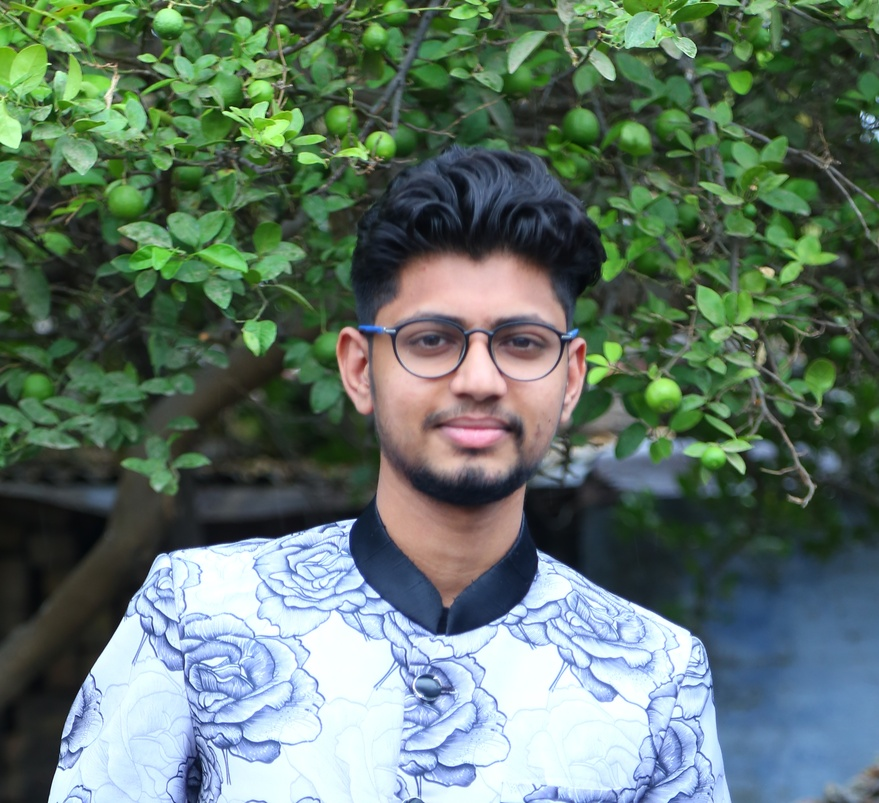
#> input picture suggest-cloth-pair/user/test_image.jpg, 879 x 803 px, shrunk from 2933 x 2679 before the run
$ python -i utils.py   (imports and definitions only)
#> lines starting #> are read from the running program, lines starting #| are printed output that depends on the picture; after the words box and inside, x2 and y2 are one past the last pixel; in counts of white or black regions, pixels touching at a corner belong together
import cv2
import numpy as np

def identify_skin_color(image_path):
    # Load the image
#> called with image_path = 'test_image.jpg'
    image = cv2.imread(image_path)
#> image is the input picture: shape (803, 879, 3); mean B, G, R 105, 116.7, 96.7

    # Convert the image to the HSV color space
    hsv_image = cv2.cvtColor(image, cv2.COLOR_BGR2HSV)
#> hsv_image: shape (803, 879, 3); mean H, S, V 71.5, 84.3, 127.2

    # Define the range of skin color in HSV color space
    lower_skin = np.array([0, 48, 80], dtype=np.uint8)
    upper_skin = np.array([20, 255, 255], dtype=np.uint8)

    # Create a mask to detect skin color
    skin_mask = cv2.inRange(hsv_image, lower_skin, upper_skin)
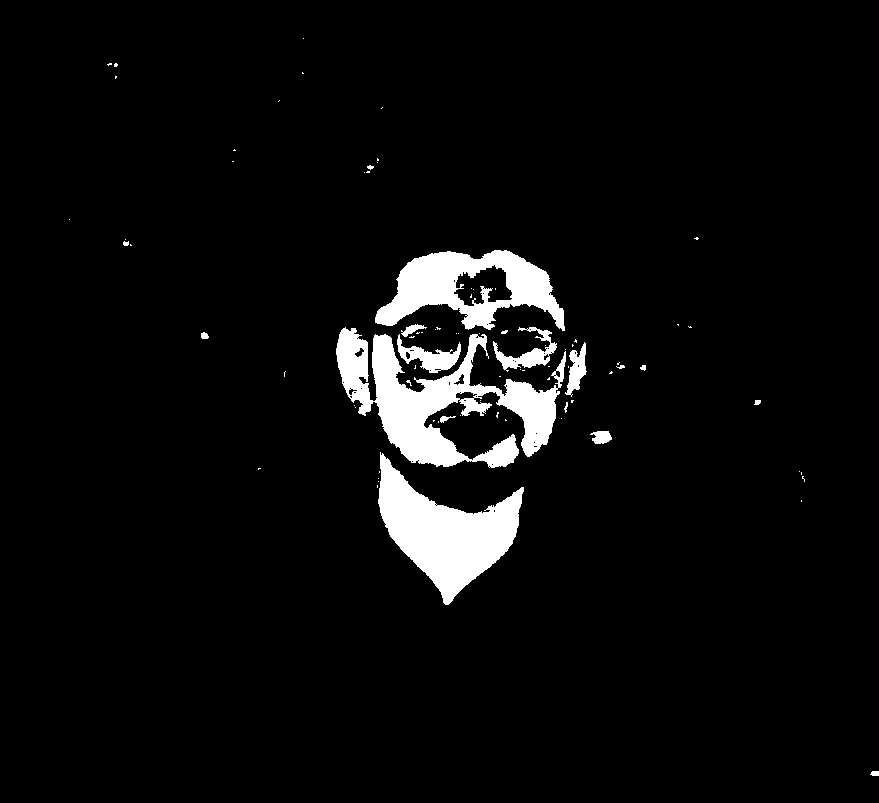
#> skin_mask: shape (803, 879); 4.8% white; 83 white regions (65 under 20 px), largest, box (x1, y1, x2, y2) and area: (336, 327, 566, 468) 12993, (378, 452, 524, 605) 9924, (375, 250, 565, 331) 7680

    # Apply the mask to the original image
    skin_image = cv2.bitwise_and(image, image, mask=skin_mask)
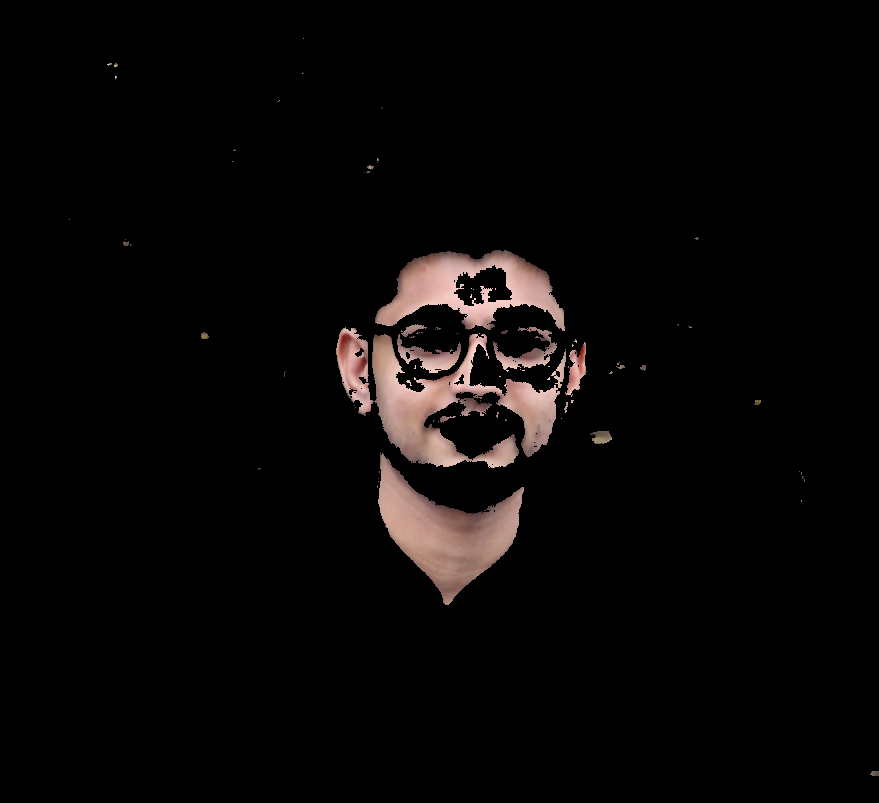
#> skin_image: shape (803, 879, 3); mean B, G, R 6.4, 6.9, 8.8

    # Calculate the average color of the skin region
    average_color = cv2.mean(skin_image, skin_mask)[:3]
#> average_color = (133.1, 142.2, 181.7)

    # Convert the average color to RGB format
    average_color_rgb = np.array(average_color[::-1], dtype=np.uint8)
#> average_color_rgb = [181, 142, 133]

    # Convert the average color to hexadecimal format
    average_color_hex = '#{:02X}{:02X}{:02X}'.format(*average_color_rgb)
#> average_color_hex = '#B58E85'

    return average_color_hex

>>> result = identify_skin_color('test_image.jpg')
#> result = '#B58E85'
